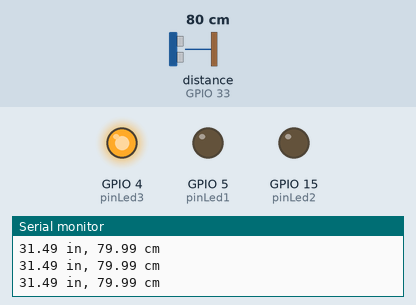
The sketch below on a simulated ESP32. Shown: output pins drawn as LEDs (lit = HIGH), the last lines printed to the serial monitor. Wiring (inferred from the names in the program): ultrasonic range finder: trigger GPIO 32; echo GPIO 33. Inputs (shaded band) come from the test bench; at power-on: distance to the obstacle (sensor on GPIO 33) 80 cm. The echo pulse lasts 58.3 µs per cm; pins used as bus, display or sensor lines are not drawn.

Above: at 1.2 s.
1.3 s: distance to the obstacle (sensor on GPIO 33) set to 64 cm
2.8 s: distance to the obstacle (sensor on GPIO 33) set to 55 cm
At 4.0 s:
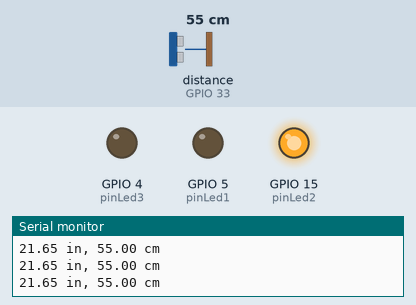
4.3 s: distance to the obstacle (sensor on GPIO 33) set to 33 cm
5.8 s: distance to the obstacle (sensor on GPIO 33) set to 29 cm
At 6.1 s:
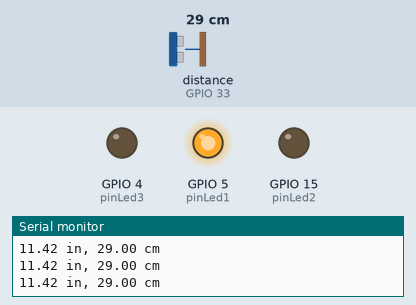
7.3 s: distance to the obstacle (sensor on GPIO 33) set to 35 cm
At 8.5 s:
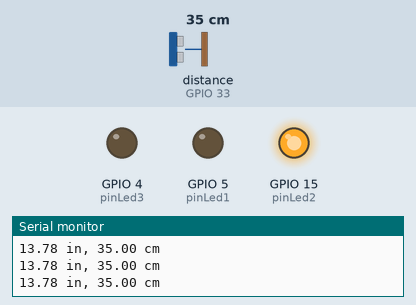
8.8 s: distance to the obstacle (sensor on GPIO 33) set to 2 cm
At 9.9 s:
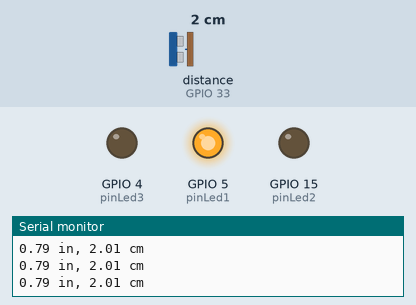
Timing chart, 0 to 11.3 s (numbered marks = the images above; inputs shaded):
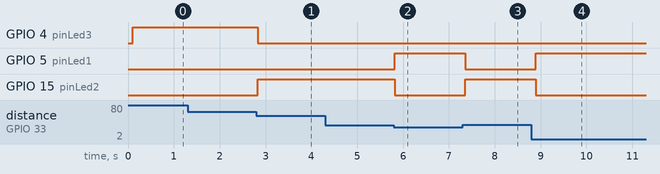

The sketch:

Controller.ino
```cpp
#include "LedManager.h"
#include "UltrasonicSensor.h"
static const byte pinTrigSensor = 32;
static const byte pinEchoSensor = 33;
static const byte pinLed1 = 5;
static const byte pinLed2 = 15;
static const byte pinLed3 = 4;

UltrasonicSensor sensor(pinTrigSensor, pinEchoSensor);
LedManager leds(pinLed1, pinLed2, pinLed3);

void setup() {
  Serial.begin(115200);
}

void loop() {
  float cm = sensor.getDistance();
  float inches = cm / 2.54;

  Serial.print(inches);
  Serial.print(" in, ");
  Serial.print(cm);
  Serial.println(" cm");

  delay(100);

  leds.turnOnLed(sensor.getLedForDistanceRange(pinLed1, pinLed2, pinLed3));
}
```

Led.cpp
```cpp
#include "Led.h"

Led::Led(byte pin) {
  this->pin = pin;
  pinMode(pin, OUTPUT);
  turnOff();
}

byte Led::getPin() {
  return pin;
}

void Led::turnOn() {
  digitalWrite(pin, HIGH);
  isOn = true;
}

void Led::turnOff() {
  digitalWrite(pin, LOW);
  isOn = false;
}
```

Led.h
```cpp
#ifndef LED_H
#define LED_H

#include <Arduino.h>

class Led {

private:
  byte pin;
  bool isOn = false;

public:
  Led(byte pin);
  byte getPin();
  void turnOn();
  void turnOff();
};

#endif
```

LedManager.cpp
```cpp
#include "LedManager.h"

LedManager::LedManager(byte port1, byte port2, byte port3)
    : leds{Led(port1), Led(port2), Led(port3)} { }

void LedManager::turnOnLed(byte pin) {
  static byte lastPin = 255;

  if (pin == lastPin) {
    return;
  }

  for (int i = 0; i < 3; i++) {
    if (leds[i].getPin() == pin) {
      leds[i].turnOn();
      lastPin = pin;
    } else {
      leds[i].turnOff();
    }
  }
}
```

LedManager.h
```cpp
#ifndef LEDMANAGER_H
#define LEDMANAGER_H

#include "Led.h"

class LedManager {
private:
  Led leds[3];
public:
  LedManager(byte port1, byte port2, byte port3);
  void turnOnLed(byte pin);
};

#endif
```

UltrasonicSensor.cpp
```cpp
#include "UltrasonicSensor.h"

UltrasonicSensor::UltrasonicSensor(byte trigPin, byte echoPin) {
  this->trigPin = trigPin;
  this->echoPin = echoPin;
  pinMode(trigPin, OUTPUT);
  pinMode(echoPin, INPUT);
}

float UltrasonicSensor::measureDistance() {
  digitalWrite(trigPin, LOW);
  delayMicroseconds(2);
  digitalWrite(trigPin, HIGH);
  delayMicroseconds(10);
  digitalWrite(trigPin, LOW);

  unsigned long duration = pulseIn(echoPin, HIGH, 30000);
  distance = duration * 0.0343 / 2;
  return distance;
}

byte UltrasonicSensor::getLedForDistanceRange(byte port1, byte port2, byte port3) {
  float distance = measureDistance();
  if (distance < DistanceLowThreshold) {
    return port1;
  }
  else if (distance < DistanceHighThreshold) {
    return port2;
  }
  return port3;
}
float UltrasonicSensor::getDistance() {

    return distance;
}
```

UltrasonicSensor.h
```cpp
#ifndef ULTRASONICSENSOR_H
#define ULTRASONICSENSOR_H

#include <Arduino.h>

class UltrasonicSensor {
private:
  byte trigPin;
  byte echoPin;
  float distance = 0.0;

public:

  static const byte DistanceLowThreshold = 30;
  static const byte DistanceHighThreshold = 60;

  UltrasonicSensor(byte trigPin, byte echoPin);
  float measureDistance();
  byte getLedForDistanceRange(byte port1, byte port2, byte port3);
  float getDistance();
};

#endif
```

Measured:
- the behaviour switches between 61 and 60 cm on distance to the obstacle (sensor on GPIO 33) (found by bisection; images 0 and 1)
- the behaviour switches between 31 and 30 cm on distance to the obstacle (sensor on GPIO 33) (found by bisection; images 1 and 2)
- after the input at 2.8 s, GPIO 4 (pinLed3): HIGH → LOW at once; GPIO 15 (pinLed2): LOW → HIGH at once
- after the input at 5.8 s, GPIO 5 (pinLed1): LOW → HIGH at once; GPIO 15 (pinLed2): HIGH → LOW at once
- after the input at 7.3 s, GPIO 5 (pinLed1): HIGH → LOW after 0.05 s; GPIO 15 (pinLed2): LOW → HIGH after 0.05 s
- after the input at 8.8 s, GPIO 5 (pinLed1): LOW → HIGH after 0.09 s; GPIO 15 (pinLed2): HIGH → LOW after 0.09 s
